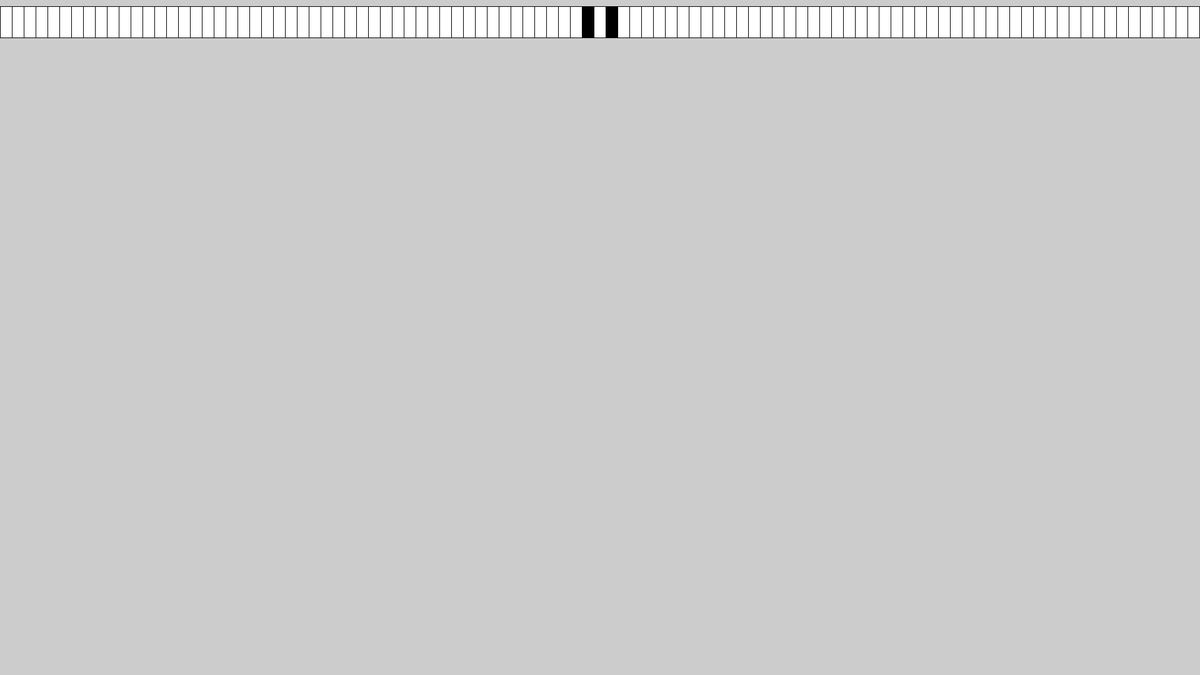
Frame 1 (no input)
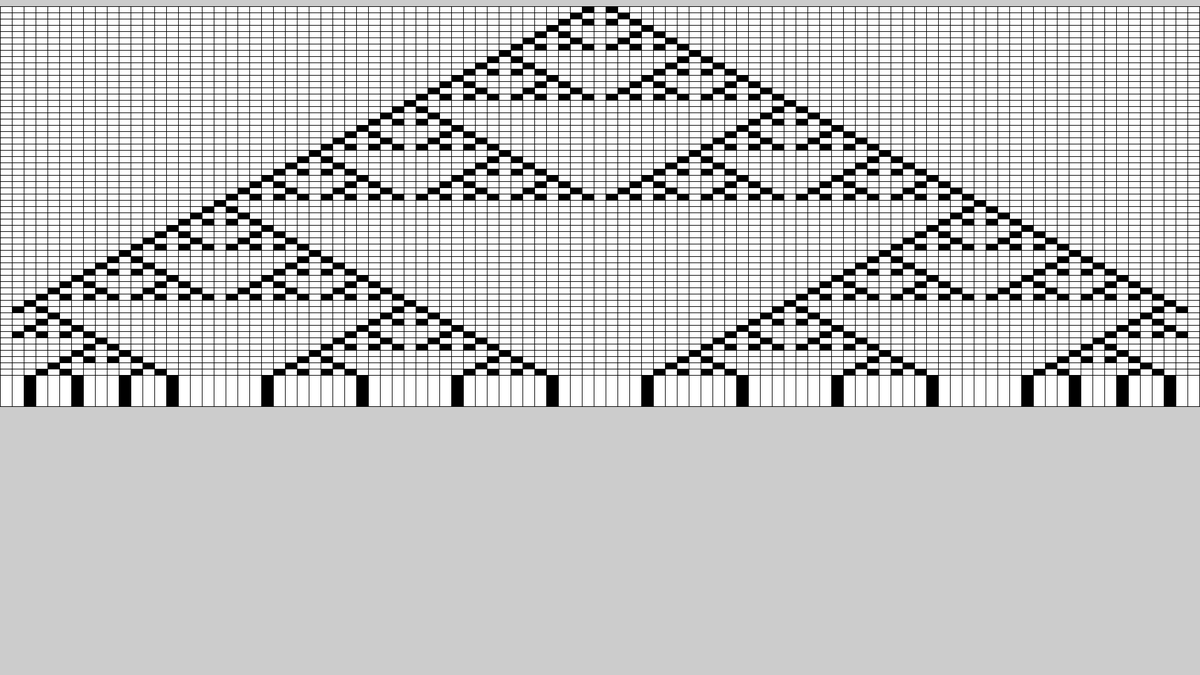
Frame 60 (the mouse pressed at the canvas centre just before this capture)
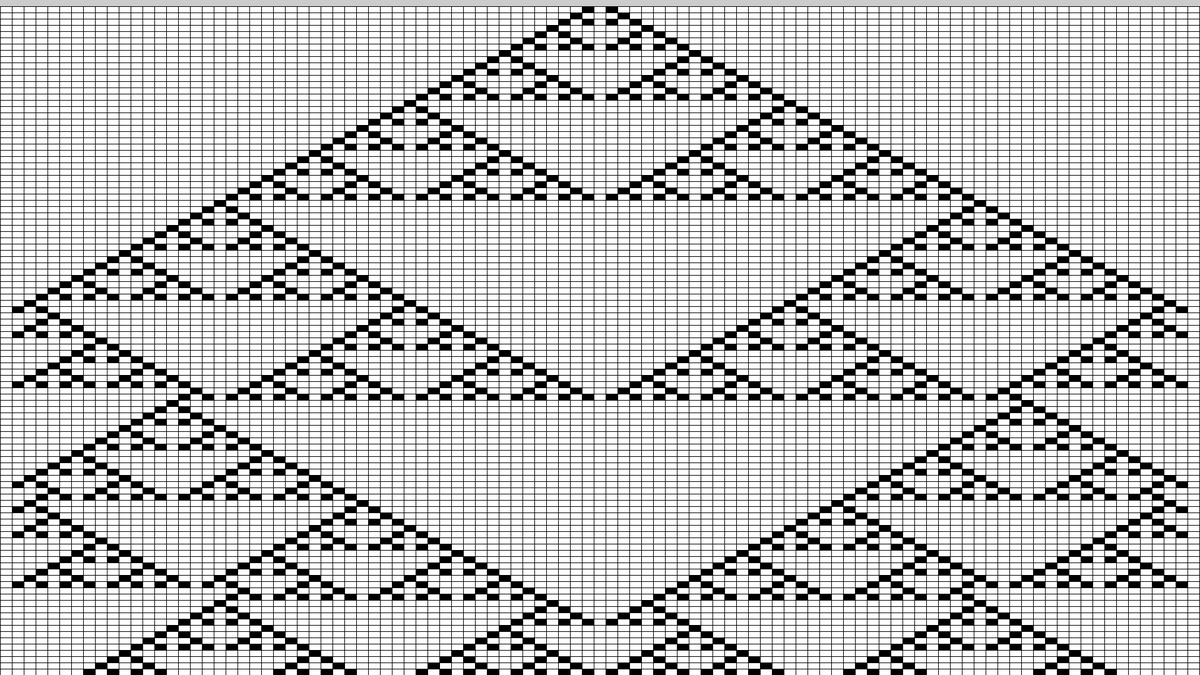
Frame 120 (the mouse held since frame 60 and released just before this capture)

The Processing sketch that drew these frames (run headless with seeded random() and noise(); from frame 60 on, the mouse is pressed at the canvas centre):

// Processing sketch: nextGen
// ── nextGen.pde
int rows = 101;
int cols = 101;
int[] fisk = new int[cols];
int[] fisk1 = new int[cols];
int pos = height/cols;

void setup() {
  size(1920, 1080);

  for (int i= 0; i < cols; i++) {
    if (i != 50)
      fisk[i] = 0;
    else
      fisk[i] = 1;
  }

  for (int i = 0; i < cols; i++) {
    if (fisk[i] == 0)
      fill(255);
    else
      fill(0);
    rect(0+(i*width/cols), height/rows, width/cols, height/rows);
  }

  nextGen(fisk);
}


void draw() {

  pos+=height/cols;

  for (int i = 0; i < cols; i++) {
    if (fisk[i] == 0)
      fill(255);
    else
      fill(0);
    rect(0+(i*width/cols), pos, width/cols, 50);
  }

  nextGen(fisk);
}

void nextGen(int[] f) {

  for (int i = 1; i < f.length-1; i++) {

    if (f[i-1]== 1 && f[i] == 1 && f[i+1] == 1) 
      fisk1[i] = 0;
    else if (f[i-1]== 1 && f[i] == 1 && f[i+1] == 0) 
      fisk1[i] = 1;
    else if (f[i-1]== 1 && f[i] == 0 && f[i+1] == 1) 
      fisk1[i] = 0;
    else if (f[i-1]== 1 && f[i] == 0 && f[i+1] == 0) 
      fisk1[i] = 1;
    else if (f[i-1]== 0 && f[i] == 1 && f[i+1] == 1) 
      fisk1[i] = 1;
    else if (f[i-1]== 0 && f[i] == 1 && f[i+1] == 0) 
      fisk1[i] = 0;
    else if (f[i-1]== 0 && f[i] == 0 && f[i+1] == 1) 
      fisk1[i] = 1;
    else if (f[i-1]== 0 && f[i] == 0 && f[i+1] == 0) 
      fisk1[i] = 0;
  }

  arrayCopy(fisk1, fisk);
}
